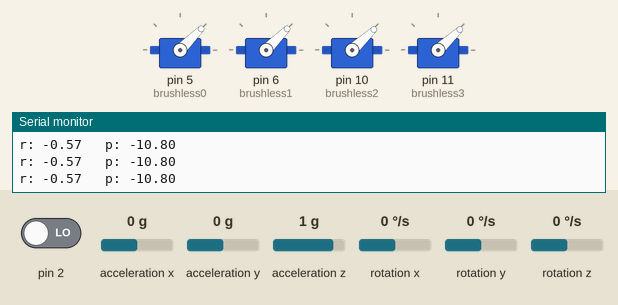
This sketch was run on a simulated Arduino Uno, built with avr-gcc and run on an emulated ATmega328P. Shown: 4 × servo, the last lines printed to the serial monitor. Inputs (shaded band) come from the test bench; at power-on: acceleration x 0 g, acceleration y 0 g, acceleration z 1 g, pin 2 LOW, rotation x 0 °/s, rotation y 0 °/s, rotation z 0 °/s. The sensor or clock chip raises its interrupt line as the real part does.

Above: at 3.8 s.
3.9 s: acceleration x set to 0.8 g
At 4.6 s:
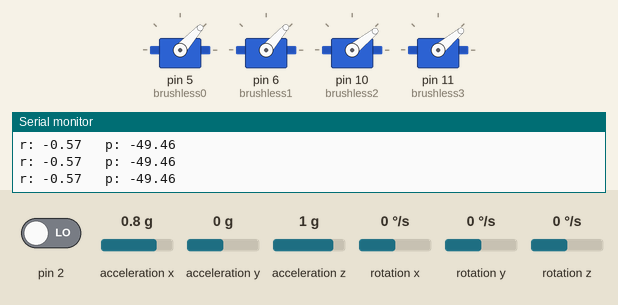
5.4 s: acceleration y set to 0.8 g
At 6.7 s:
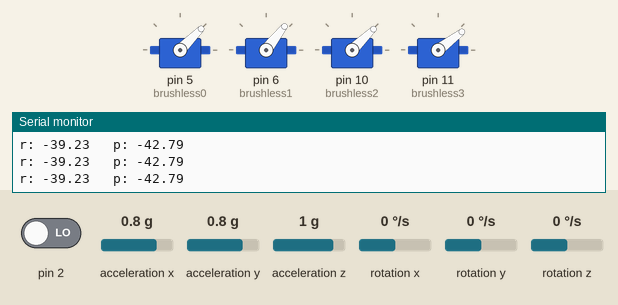
7.0 s: acceleration z set to -1.4 g
At 8.1 s:
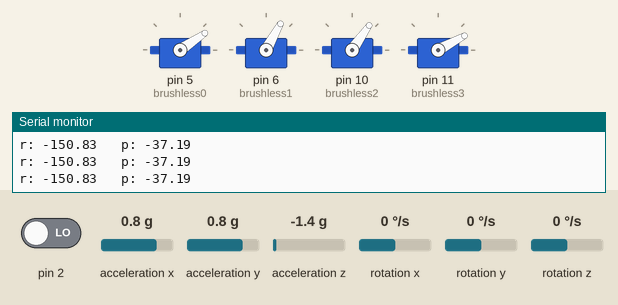
8.6 s: acceleration x set to -1.4 g
At 9.8 s:
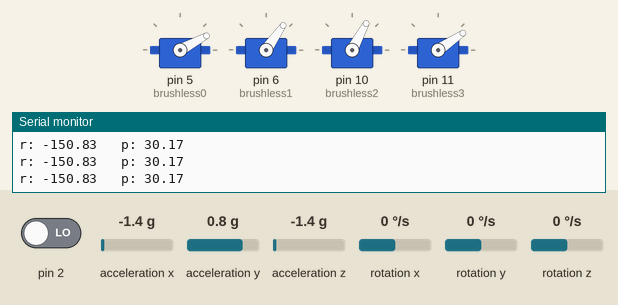
10.1 s: acceleration x set to 0 g
At 10.8 s:
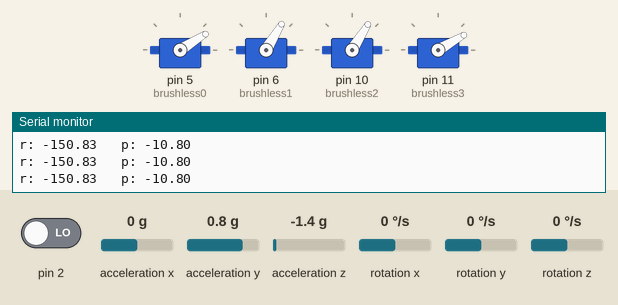
11.6 s: acceleration y set to -1.4 g
At 12.7 s:
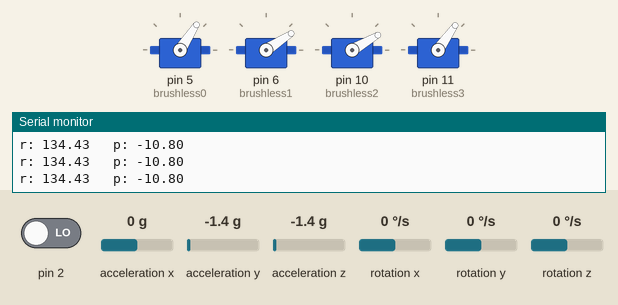
Timing chart, 0 to 14.2 s (numbered marks = the images above; inputs shaded):
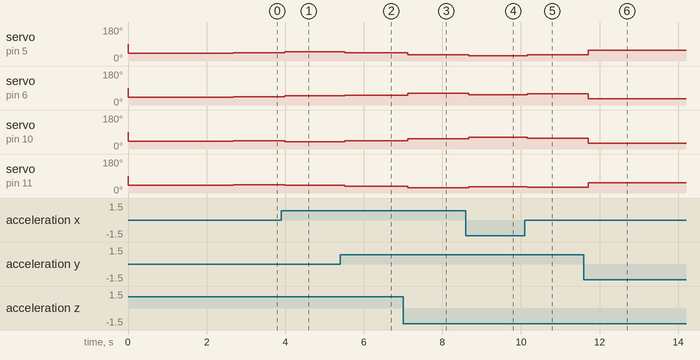

Measured:
- after the input at 3.9 s, servo on pin 5 (brushless0): 45° → 48° after 0.08 s; servo on pin 6 (brushless1): 45° → 49° after 0.08 s; servo on pin 10 (brushless2): 43° → 39° after 0.08 s; servo on pin 11 (brushless3): 43° → 40° after 0.08 s
- after the input at 5.4 s, servo on pin 5 (brushless0): 48° → 45° after 0.11 s; servo on pin 6 (brushless1): 49° → 52° after 0.11 s; servo on pin 10 (brushless2): 39° → 44° after 0.11 s; servo on pin 11 (brushless3): 40° → 37° after 0.11 s
- after the input at 7.0 s, servo on pin 5 (brushless0): 45° → 34° after 0.12 s; servo on pin 6 (brushless1): 52° → 61° after 0.12 s; servo on pin 10 (brushless2): 44° → 55° after 0.12 s; servo on pin 11 (brushless3): 37° → 28° after 0.12 s
- after the input at 8.6 s, servo on pin 5 (brushless0): 34° → 28° after 0.07 s; servo on pin 6 (brushless1): 61° → 55° after 0.07 s; servo on pin 10 (brushless2): 55° → 62° after 0.07 s; servo on pin 11 (brushless3): 28° → 34° after 0.07 s
- after the input at 10.1 s, servo on pin 5 (brushless0): 28° → 32° after 0.06 s; servo on pin 6 (brushless1): 55° → 59° after 0.06 s; servo on pin 10 (brushless2): 62° → 58° after 0.06 s; servo on pin 11 (brushless3): 34° → 30° after 0.06 s
- after the input at 11.6 s, servo on pin 5 (brushless0): 32° → 57° after 0.11 s; servo on pin 6 (brushless1): 59° → 33° after 0.11 s; servo on pin 10 (brushless2): 58° → 30° after 0.11 s; servo on pin 11 (brushless3): 30° → 55° after 0.11 s

The sketch:

PID_IMU_Test_v3.ino
```cpp
/*
 * Ethan and Zane
 * 8/29/14
 * Quadcopter PID IMU v3
 * uses .writeMicroseconds()
 */

//Includes
#include "I2Cdev.h"
#include "MPU6050_6Axis_MotionApps20.h"
#include "Wire.h"
#include <PID_v1.h>
#include <Servo.h>

MPU6050 mpu;

//MPU control/status vars
bool dmpReady = false;  // set true if DMP init was successful
uint8_t mpuIntStatus;   // holds actual interrupt status byte from MPU
uint8_t devStatus;      // return status after each device operation (0 = success, !0 = error)
uint16_t packetSize;    // expected DMP packet size (default is 42 bytes)
uint16_t fifoCount;     // count of all bytes currently in FIFO
uint8_t fifoBuffer[64]; // FIFO storage buffer

//Orientation/motion vars
Quaternion q;           // [w, x, y, z]         quaternion container
VectorInt16 aa;         // [x, y, z]            accel sensor measurements
VectorInt16 aaReal;     // [x, y, z]            gravity-free accel sensor measurements
VectorInt16 aaWorld;    // [x, y, z]            world-frame accel sensor measurements
VectorFloat gravity;    // [x, y, z]            gravity vector
float ypr[3];           // [yaw, pitch, roll]   yaw/pitch/roll container and gravity vector

// ================================================================
// ===               INTERRUPT DETECTION ROUTINE                ===
// ================================================================

volatile bool mpuInterrupt = false;     // indicates whether MPU interrupt pin has gone high
void dmpDataReady() {
    mpuInterrupt = true;
}

//Declare PID vars for each axis
double pSetpoint, pInput, pOutput;
double rSetpoint, rInput, rOutput;

//Input vars into PID algorithm
PID pitchPID(&pInput, &pOutput, &pSetpoint, 1, 0, 0, DIRECT);
PID rollPID(&rInput, &rOutput, &rSetpoint, 1, 0, 0, DIRECT);

float pOffset;
float rOffset;
int absOffset;

//based off the range of the motors as a ratio to motor 2
float motor0Offset = .91;
float motor1Offset = .93;
float motor2Offset = 1;
float motor3Offset = .88;


Servo brushless0;
Servo brushless1;
Servo brushless2;
Servo brushless3;

// ================================================================
// ===                      INITIAL SETUP                       ===
// ================================================================

void setup() {
    brushless0.attach(5);
    brushless1.attach(6);
    brushless2.attach(10);
    brushless3.attach(11);
    delay(10);
    brushless0.write(40);
    brushless1.write(40);
    brushless2.write(40);
    brushless3.write(40);

    delay(2000);
    Serial.begin(9600);
    //Join I2C bus (I2Cdev library doesn't do this automatically)
    Wire.begin();
    TWBR = 24; //400kHz I2C clock (200kHz if CPU is 8MHz)

    //Initialize Devices
    Serial.println(F("Initializing I2C devices..."));
    mpu.initialize();

    // verify connection
    Serial.println(F("Testing device connections..."));
    Serial.println(mpu.testConnection() ? F("MPU6050 connection successful") : F("MPU6050 connection failed"));


    // load and configure the DMP
    Serial.println(F("Initializing DMP..."));
    devStatus = mpu.dmpInitialize();

    // make sure it worked (returns 0 if so)
    if (devStatus == 0) {
        // turn on the DMP, now that it's ready
        Serial.println(F("Enabling DMP..."));
        mpu.setDMPEnabled(true);

        // enable Arduino interrupt detection
        Serial.println(F("Enabling interrupt detection (Arduino external interrupt 0)..."));
        attachInterrupt(0, dmpDataReady, RISING);
        mpuIntStatus = mpu.getIntStatus();

        // set our DMP Ready flag so the main loop() function knows it's okay to use it
        Serial.println(F("DMP ready! Waiting for first interrupt..."));
        dmpReady = true;

        // get expected DMP packet size for later comparison
        packetSize = mpu.dmpGetFIFOPacketSize();
    }
    else {
        // ERROR!
        // 1 = initial memory load failed
        // 2 = DMP configuration updates failed
        // (if it's going to break, usually the code will be 1)
        Serial.print(F("DMP Initialization failed (code "));
        Serial.print(devStatus);
        Serial.println(F(")"));
    }
    //set pid initial setpoints
    getypr();
    Serial.println("ypr1");

    //delay(15000);
    Serial.println("wait is over");

    getypr();
    //-0.23 in rad
    pSetpoint = -10.80;
    Serial.println(pSetpoint);
    pInput = (180/PI)*ypr[1];
    pitchPID.SetMode(AUTOMATIC);
    pitchPID.SetOutputLimits(-200, 200);
    //-0.03 in rad
    rSetpoint = -0.57;
    rInput = (180/PI)*ypr[2];
    rollPID.SetMode(AUTOMATIC);
    rollPID.SetOutputLimits(-200, 200);
}

// ================================================================
// ===                    MAIN PROGRAM LOOP                     ===
// ================================================================

void loop() {
    getypr();
    pOffset = getPitchPID();
    rOffset = getRollPID();
    //absOffset was + 40
    absOffset = motorVal();

    Serial.println(absOffset);


//    Serial.println(rOffset);

}

void getypr() {
    // if programming failed, don't try to do anything
    if (!dmpReady) return;

    // wait for MPU interrupt or extra packet(s) available
    while (!mpuInterrupt && fifoCount < packetSize) {}

    // reset interrupt flag and get INT_STATUS byte
    mpuInterrupt = false;
    mpuIntStatus = mpu.getIntStatus();

    // get current FIFO count
    fifoCount = mpu.getFIFOCount();

    // check for overflow (this should never happen unless our code is too inefficient)
    if ((mpuIntStatus & 0x10) || fifoCount == 1024) {
        // reset so we can continue cleanly
        mpu.resetFIFO();
        //Serial.println(F("FIFO overflow!")); //Uncomment if you want it to print overflow
        // otherwise, check for DMP data ready interrupt (this should happen frequently)
    }
    else if (mpuIntStatus & 0x02) {
        // wait for correct available data length, should be a VERY short wait
        while (fifoCount < packetSize) fifoCount = mpu.getFIFOCount();

        // read a packet from FIFO
        mpu.getFIFOBytes(fifoBuffer, packetSize);

        // track FIFO count here in case there is > 1 packet available
        // (this lets us immediately read more without waiting for an interrupt)
        fifoCount -= packetSize;

        // display Euler angles in radians
        mpu.dmpGetQuaternion(&q, fifoBuffer);
        mpu.dmpGetGravity(&gravity, &q);
        mpu.dmpGetYawPitchRoll(ypr, &q, &gravity);
    }
}

float getPitchPID() {
    pInput = (180/PI)*ypr[1];
    pitchPID.Compute();
    return pOutput;
}

float getRollPID() {
    rInput = (180/PI)*ypr[2];
    rollPID.Compute();
    return rOutput;
}

String read_input() {
    int index = 0;
    char data[10];
    while (Serial.available() <= 0 || Serial.read() != '{') { //actual progrm loop
        getypr();
        getypr();
        pOffset = getPitchPID();
        rOffset = getRollPID();
        Serial.print("r: "); Serial.print(rOffset);
        Serial.print("\t p: "); Serial.println(pOffset);

        int motor0Val = (absOffset - pOffset + rOffset) *  motor0Offset + 1000; //motor values start at 1000
        int motor1Val = (absOffset - pOffset - rOffset) *  motor1Offset + 1000;
        int motor2Val = (absOffset + pOffset - rOffset) *  motor2Offset + 1000;
        int motor3Val = (absOffset + pOffset + rOffset) *  motor3Offset + 1000;

        brushless0.writeMicroseconds(motor0Val);
        brushless1.writeMicroseconds(motor1Val);
        brushless2.writeMicroseconds(motor2Val);
        brushless3.writeMicroseconds(motor3Val);
    }
    delay(5);
    while(Serial.available() > 0) {
        char input = Serial.read();
        //Serial.println("char=" + input);
        if (input == '}') {
            data[index] = '\0';
            return String(data);
        }
        data[index] = input;
        index ++;
        delay(4);
    }
    //data[index] = '\0';

    //Serial.print("data=");
    //Serial.print(data);

    //return String(data);
}

int motorVal() {
    String val = read_input().substring(0,3);
    return atoi(val.c_str());
    //Serial.println(val);
}
```
